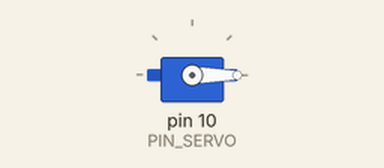
Simulated run of this sketch. Board: Arduino Uno, built with avr-gcc and run on an emulated ATmega328P. Shown: servo.

Above: at 0.05 s.
At 3.95 s:
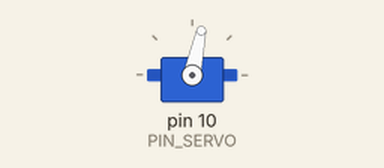
At 8.75 s:
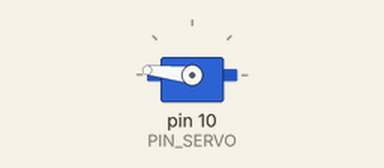
At 17.45 s:
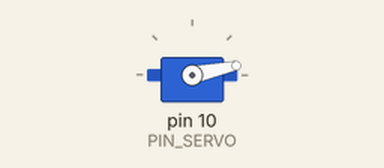
Timing chart, 0 to 23.4 s (numbered marks = the images above):
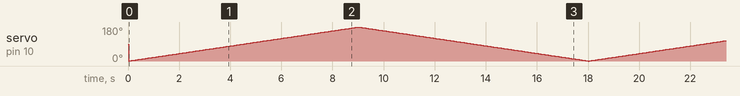

The sketch:

10_example_1.ino
```cpp
#include <Servo.h>
#define PIN_SERVO 10
#define INTERVAL 25 // sampling interval (unit: ms)
unsigned long last_sampling_time; // unit: ms
Servo myservo;

void setup() {
  myservo.attach(PIN_SERVO);
}

void loop() {
  if(millis() < last_sampling_time + INTERVAL) return;
  if(millis()/50%360<180)
  {
    myservo.write(millis()/50%180);
  }
  else
  {
    myservo.write(180-millis()/50%180);
  }
  last_sampling_time += INTERVAL;
}
```
